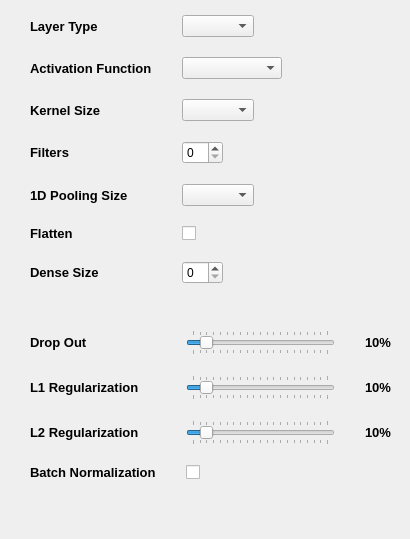
        <widget class="QWidget" name="layer2">
         <attribute name="title">
          <string>Layer 2</string>
         </attribute>
         <widget class="QWidget" name="formLayoutWidget_13">
          <property name="geometry">
           <rect>
            <x>20</x>
            <y>320</y>
            <width>381</width>
            <height>210</height>
           </rect>
          </property>
          <layout class="QFormLayout" name="reg_form_2">
           <property name="horizontalSpacing">
            <number>30</number>
           </property>
           <property name="verticalSpacing">
            <number>20</number>
           </property>
           <property name="leftMargin">
            <number>10</number>
           </property>
           <property name="topMargin">
            <number>10</number>
           </property>
           <property name="rightMargin">
            <number>10</number>
           </property>
           <property name="bottomMargin">
            <number>10</number>
           </property>
           <item row="0" column="0">
            <widget class="QLabel" name="dropout_label_2">
             <property name="font">
              <font>
               <pointsize>10</pointsize>
               <italic>false</italic>
               <bold>true</bold>
              </font>
             </property>
             <property name="text">
              <string>Drop Out</string>
             </property>
            </widget>
           </item>
           <item row="0" column="1">
            <layout class="QHBoxLayout" name="drop_box_2">
             <property name="spacing">
              <number>30</number>
             </property>
             <item>
              <widget class="QSlider" name="drop_slider_2">
               <property name="maximumSize">
                <size>
                 <width>400</width>
                 <height>26</height>
                </size>
               </property>
               <property name="sizeIncrement">
                <size>
                 <width>0</width>
                 <height>0</height>
                </size>
               </property>
               <property name="font">
                <font>
                 <family>Segoe UI</family>
                 <italic>false</italic>
                 <bold>false</bold>
                </font>
               </property>
               <property name="maximum">
                <number>100</number>
               </property>
               <property name="singleStep">
                <number>5</number>
               </property>
               <property name="pageStep">
                <number>5</number>
               </property>
               <property name="sliderPosition">
                <number>10</number>
               </property>
               <property name="tracking">
                <bool>true</bool>
               </property>
               <property name="orientation">
                <enum>Qt::Horizontal</enum>
               </property>
               <property name="tickPosition">
                <enum>QSlider::TicksBothSides</enum>
               </property>
               <property name="tickInterval">
                <number>5</number>
               </property>
              </widget>
             </item>
             <item>
              <widget class="QLabel" name="drop_perc_2">
               <property name="font">
                <font>
                 <pointsize>10</pointsize>
                 <italic>false</italic>
                 <bold>true</bold>
                </font>
               </property>
               <property name="text">
                <string>10%</string>
               </property>
              </widget>
             </item>
            </layout>
           </item>
           <item row="1" column="0">
            <widget class="QLabel" name="l1_label_2">
             <property name="font">
              <font>
               <pointsize>10</pointsize>
               <italic>false</italic>
               <bold>true</bold>
              </font>
             </property>
             <property name="text">
              <string>L1 Regularization </string>
             </property>
            </widget>
           </item>
           <item row="2" column="0">
            <widget class="QLabel" name="l2_label_2">
             <property name="font">
              <font>
               <pointsize>10</pointsize>
               <italic>false</italic>
               <bold>true</bold>
              </font>
             </property>
             <property name="text">
              <string>L2 Regularization </string>
             </property>
            </widget>
           </item>
           <item row="3" column="0">
            <widget class="QLabel" name="batch_label_2">
             <property name="font">
              <font>
               <pointsize>10</pointsize>
               <italic>false</italic>
               <bold>true</bold>
              </font>
             </property>
             <property name="text">
              <string>Batch Normalization</string>
             </property>
            </widget>
           </item>
           <item row="3" column="1">
            <widget class="QCheckBox" name="batch_entry_2">
             <property name="text">
              <string/>
             </property>
            </widget>
           </item>
           <item row="1" column="1">
            <layout class="QHBoxLayout" name="l1_box_2">
             <property name="spacing">
              <number>30</number>
             </property>
             <item>
              <widget class="QSlider" name="l1_slider_2">
               <property name="maximumSize">
                <size>
                 <width>400</width>
                 <height>26</height>
                </size>
               </property>
               <property name="sizeIncrement">
                <size>
                 <width>0</width>
                 <height>0</height>
                </size>
               </property>
               <property name="font">
                <font>
                 <family>Segoe UI</family>
                 <italic>false</italic>
                 <bold>false</bold>
                </font>
               </property>
               <property name="maximum">
                <number>100</number>
               </property>
               <property name="singleStep">
                <number>5</number>
               </property>
               <property name="pageStep">
                <number>5</number>
               </property>
               <property name="sliderPosition">
                <number>10</number>
               </property>
               <property name="tracking">
                <bool>true</bool>
               </property>
               <property name="orientation">
                <enum>Qt::Horizontal</enum>
               </property>
               <property name="tickPosition">
                <enum>QSlider::TicksBothSides</enum>
               </property>
               <property name="tickInterval">
                <number>5</number>
               </property>
              </widget>
             </item>
             <item>
              <widget class="QLabel" name="l1_perc_2">
               <property name="font">
                <font>
                 <pointsize>10</pointsize>
                 <italic>false</italic>
                 <bold>true</bold>
                </font>
               </property>
               <property name="text">
                <string>10%</string>
               </property>
              </widget>
             </item>
            </layout>
           </item>
           <item row="2" column="1">
            <layout class="QHBoxLayout" name="l2_box_2">
             <property name="spacing">
              <number>30</number>
             </property>
             <item>
              <widget class="QSlider" name="l2_slider_2">
               <property name="maximumSize">
                <size>
                 <width>400</width>
                 <height>26</height>
                </size>
               </property>
               <property name="sizeIncrement">
                <size>
                 <width>0</width>
                 <height>0</height>
                </size>
               </property>
               <property name="font">
                <font>
                 <family>Segoe UI</family>
                 <italic>false</italic>
                 <bold>false</bold>
                </font>
               </property>
               <property name="maximum">
                <number>100</number>
               </property>
               <property name="singleStep">
                <number>5</number>
               </property>
               <property name="pageStep">
                <number>5</number>
               </property>
               <property name="sliderPosition">
                <number>10</number>
               </property>
               <property name="tracking">
                <bool>true</bool>
               </property>
               <property name="orientation">
                <enum>Qt::Horizontal</enum>
               </property>
               <property name="tickPosition">
                <enum>QSlider::TicksBothSides</enum>
               </property>
               <property name="tickInterval">
                <number>5</number>
               </property>
              </widget>
             </item>
             <item>
              <widget class="QLabel" name="l2_perc_2">
               <property name="font">
                <font>
                 <pointsize>10</pointsize>
                 <italic>false</italic>
                 <bold>true</bold>
                </font>
               </property>
               <property name="text">
                <string>10%</string>
               </property>
              </widget>
             </item>
            </layout>
           </item>
          </layout>
         </widget>
         <widget class="QWidget" name="formLayoutWidget_4">
          <property name="geometry">
           <rect>
            <x>30</x>
            <y>10</y>
            <width>321</width>
            <height>344</height>
           </rect>
          </property>
          <layout class="QFormLayout" name="arch_form_2">
           <property name="horizontalSpacing">
            <number>30</number>
           </property>
           <property name="verticalSpacing">
            <number>20</number>
           </property>
           <property name="leftMargin">
            <number>0</number>
           </property>
           <property name="topMargin">
            <number>5</number>
           </property>
           <property name="rightMargin">
            <number>0</number>
           </property>
           <property name="bottomMargin">
            <number>5</number>
           </property>
           <item row="0" column="0">
            <widget class="QLabel" name="type_label_2">
             <property name="font">
              <font>
               <pointsize>10</pointsize>
               <italic>false</italic>
               <bold>true</bold>
              </font>
             </property>
             <property name="text">
              <string>Layer Type</string>
             </property>
            </widget>
           </item>
           <item row="0" column="1">
            <widget class="QComboBox" name="type_entry_2">
             <property name="sizePolicy">
              <sizepolicy hsizetype="Fixed" vsizetype="Fixed">
               <horstretch>0</horstretch>
               <verstretch>0</verstretch>
              </sizepolicy>
             </property>
            </widget>
           </item>
           <item row="2" column="0">
            <widget class="QLabel" name="kernel_label_2">
             <property name="font">
              <font>
               <pointsize>10</pointsize>
               <italic>false</italic>
               <bold>true</bold>
              </font>
             </property>
             <property name="text">
              <string>Kernel Size</string>
             </property>
            </widget>
           </item>
           <item row="2" column="1">
            <widget class="QComboBox" name="kernel_entry_2">
             <property name="sizePolicy">
              <sizepolicy hsizetype="Fixed" vsizetype="Fixed">
               <horstretch>0</horstretch>
               <verstretch>0</verstretch>
              </sizepolicy>
             </property>
            </widget>
           </item>
           <item row="3" column="0">
            <widget class="QLabel" name="filters_label_2">
             <property name="font">
              <font>
               <pointsize>10</pointsize>
               <italic>false</italic>
               <bold>true</bold>
              </font>
             </property>
             <property name="text">
              <string>Filters</string>
             </property>
            </widget>
           </item>
           <item row="3" column="1">
            <widget class="QSpinBox" name="filters_entry_2">
             <property name="sizePolicy">
              <sizepolicy hsizetype="Fixed" vsizetype="Fixed">
               <horstretch>0</horstretch>
               <verstretch>0</verstretch>
              </sizepolicy>
             </property>
            </widget>
           </item>
           <item row="4" column="0">
            <widget class="QLabel" name="pool_label_2">
             <property name="font">
              <font>
               <pointsize>10</pointsize>
               <italic>false</italic>
               <bold>true</bold>
              </font>
             </property>
             <property name="text">
              <string>1D Pooling Size</string>
             </property>
            </widget>
           </item>
           <item row="4" column="1">
            <widget class="QComboBox" name="pool_entry_2">
             <property name="sizePolicy">
              <sizepolicy hsizetype="Fixed" vsizetype="Fixed">
               <horstretch>0</horstretch>
               <verstretch>0</verstretch>
              </sizepolicy>
             </property>
            </widget>
           </item>
           <item row="6" column="0">
            <widget class="QLabel" name="dense_label_2">
             <property name="font">
              <font>
               <pointsize>10</pointsize>
               <italic>false</italic>
               <bold>true</bold>
              </font>
             </property>
             <property name="text">
              <string>Dense Size</string>
             </property>
            </widget>
           </item>
           <item row="6" column="1">
            <widget class="QSpinBox" name="dense_entry_2">
             <property name="sizePolicy">
              <sizepolicy hsizetype="Fixed" vsizetype="Fixed">
               <horstretch>0</horstretch>
               <verstretch>0</verstretch>
              </sizepolicy>
             </property>
            </widget>
           </item>
           <item row="1" column="0">
            <widget class="QLabel" name="activation_label_2">
             <property name="font">
              <font>
               <pointsize>10</pointsize>
               <italic>false</italic>
               <bold>true</bold>
              </font>
             </property>
             <property name="text">
              <string>Activation Function</string>
             </property>
            </widget>
           </item>
           <item row="1" column="1">
            <widget class="QComboBox" name="activation_entry_2">
             <property name="sizePolicy">
              <sizepolicy hsizetype="Fixed" vsizetype="Fixed">
               <horstretch>0</horstretch>
               <verstretch>0</verstretch>
              </sizepolicy>
             </property>
             <property name="minimumSize">
              <size>
               <width>100</width>
               <height>0</height>
              </size>
             </property>
            </widget>
           </item>
           <item row="5" column="0">
            <widget class="QLabel" name="flat_label_2">
             <property name="font">
              <font>
               <pointsize>10</pointsize>
               <italic>false</italic>
               <bold>true</bold>
              </font>
             </property>
             <property name="text">
              <string>Flatten</string>
             </property>
            </widget>
           </item>
           <item row="5" column="1">
            <widget class="QCheckBox" name="flat_box_2">
             <property name="text">
              <string/>
             </property>
            </widget>
           </item>
          </layout>
         </widget>
        </widget>
